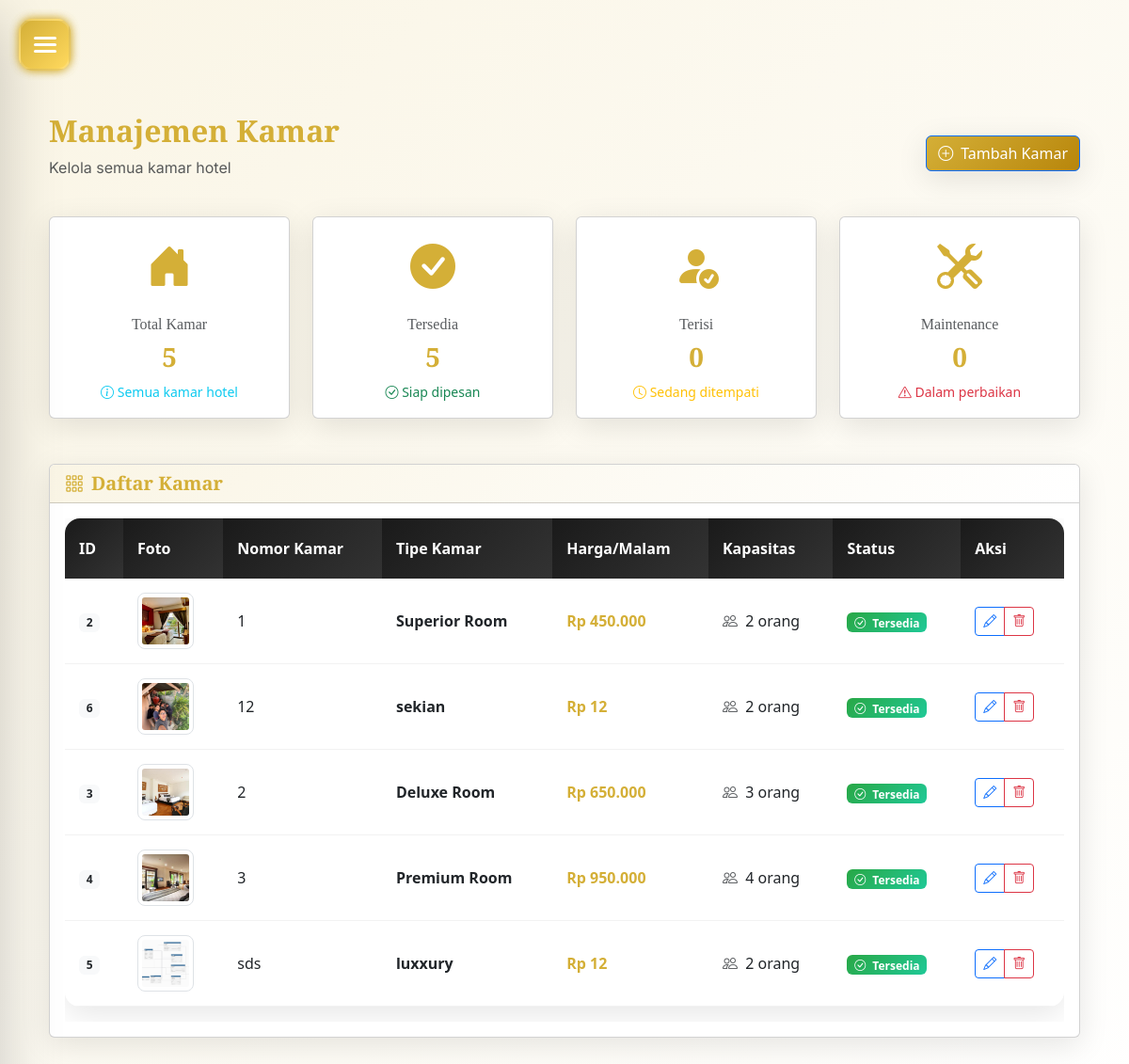
The page /admin/kamar.php (signed in) on the database its author committed.
### tables this page shows
CREATE TABLE `rooms` (
  `id` int(11) NOT NULL,
  `nomor_kamar` varchar(10) NOT NULL,
  `tipe_kamar` varchar(50) NOT NULL,
  `harga_per_malam` decimal(10,2) NOT NULL,
  `deskripsi` text DEFAULT NULL,
  `foto` varchar(255) DEFAULT NULL,
  `kapasitas` int(11) DEFAULT 2,
  `status` enum('tersedia','terisi','maintenance') DEFAULT 'tersedia'
);

### admin/kamar.php (the view, shortened to what this page needs)
<?php
include '../config/koneksi.php';
$query = "SELECT * FROM rooms ORDER BY nomor_kamar";
$result = mysqli_query($conn, $query);
?>
<!DOCTYPE html>
<html lang="id">
<head>
    <link rel="stylesheet" href="../assets/style.css">
    <link href="https://cdn.jsdelivr.net/npm/bootstrap@5.3.0/dist/css/bootstrap.min.css" rel="stylesheet">
    <link href="https://cdn.jsdelivr.net/npm/bootstrap-icons@1.10.5/font/bootstrap-icons.css" rel="stylesheet">
</head>
<body>
    <?php require('sidebar.php'); ?>
<button class="hamburger-btn">
    <div class="hamburger-icon">
    </div>
</button>
<div class="main-content">
    <div class="container-fluid">
        <div class="row mb-4">
            <div class="col">
                <div class="d-flex justify-content-between align-items-center">
                    <div>
                        <h2 class="fw-bold text-gold mb-2 fade-in-up">Manajemen Kamar</h2>
                        <p class="text-muted fade-in-up">Kelola semua kamar hotel</p>
                    </div>
                    <a href="kamar_tambah.php" class="btn btn-primary fade-in-up">
                        <i class="bi bi-plus-circle me-2"></i>Tambah Kamar
                    </a>
                </div>
            </div>
        </div>
        <div class="row g-4 mb-5">
            <?php
            $stats_query = "SELECT
                COUNT(*) as total,
                SUM(CASE WHEN status = 'tersedia' THEN 1 ELSE 0 END) as tersedia,
                SUM(CASE WHEN status = 'terisi' THEN 1 ELSE 0 END) as terisi,
                SUM(CASE WHEN status = 'maintenance' THEN 1 ELSE 0 END) as maintenance
                FROM rooms";
            $stats_result = mysqli_query($conn, $stats_query);
            $stats = mysqli_fetch_assoc($stats_result);
            ?>
            <div class="col-lg-3 col-md-6">
                <div class="card h-100 fade-in-up">
                    <div class="card-body text-center">
                        <div class="mb-3">
                            <i class="bi bi-house-door-fill text-gold" style="font-size: 3rem;"></i>
                        </div>
                        <h6 class="text-muted mb-2">Total Kamar</h6>
                        <h3 class="text-gold fw-bold"><?= $stats['total'] ?></h3>
                        <small class="text-info">
                            <i class="bi bi-info-circle"></i> Semua kamar hotel
                        </small>
                    </div>
                </div>
            </div>
            <div class="col-lg-3 col-md-6">
                <div class="card h-100 fade-in-up">
                    <div class="card-body text-center">
                        <div class="mb-3">
                            <i class="bi bi-check-circle-fill text-gold" style="font-size: 3rem;"></i>
                        </div>
                        <h6 class="text-muted mb-2">Tersedia</h6>
                        <h3 class="text-gold fw-bold"><?= $stats['tersedia'] ?></h3>
                        <small class="text-success">
                            <i class="bi bi-check-circle"></i> Siap dipesan
                        </small>
                    </div>
                </div>
            </div>
            <div class="col-lg-3 col-md-6">
                <div class="card h-100 fade-in-up">
                    <div class="card-body text-center">
                        <div class="mb-3">
                            <i class="bi bi-person-fill-check text-gold" style="font-size: 3rem;"></i>
                        </div>
                        <h6 class="text-muted mb-2">Terisi</h6>
                        <h3 class="text-gold fw-bold"><?= $stats['terisi'] ?></h3>
                        <small class="text-warning">
                            <i class="bi bi-clock"></i> Sedang ditempati
                        </small>
                    </div>
                </div>
            </div>
            <div class="col-lg-3 col-md-6">
                <div class="card h-100 fade-in-up">
                    <div class="card-body text-center">
                        <div class="mb-3">
                            <i class="bi bi-tools text-gold" style="font-size: 3rem;"></i>
                        </div>
                        <h6 class="text-muted mb-2">Maintenance</h6>
                        <h3 class="text-gold fw-bold"><?= $stats['maintenance'] ?></h3>
                        <small class="text-danger">
                            <i class="bi bi-exclamation-triangle"></i> Dalam perbaikan
                        </small>
                    </div>
                </div>
            </div>
        </div>
        <div class="card fade-in-up">
            <div class="card-header">
                <h5 class="fw-bold text-gold mb-0">
                    <i class="bi bi-grid-3x3-gap me-2"></i>Daftar Kamar
                </h5>
            </div>
            <div class="card-body">
                <div class="table-responsive">
                    <table class="table table-hover">
                        <thead>
                            <tr>
                                <th class="text-gold">ID</th>
                                <th class="text-gold">Foto</th>
                                <th class="text-gold">Nomor Kamar</th>
                                <th class="text-gold">Tipe Kamar</th>
                                <th class="text-gold">Harga/Malam</th>
                                <th class="text-gold">Kapasitas</th>
                                <th class="text-gold">Status</th>
                                <th class="text-gold">Aksi</th>
                            </tr>
                        </thead>
                        <tbody>
                            <?php while ($row = mysqli_fetch_assoc($result)): ?>
                            <tr>
                                <td><span class="badge bg-light text-dark"><?= $row['id'] ?></span></td>
                                <td>
                                    <?php if ($row['foto']): ?>
                                        <img src="../uploads/<?= htmlspecialchars($row['foto']) ?>"
                                             alt="Foto Kamar" class="img-thumbnail rounded-3"
                                             style="width: 60px; height: 60px; object-fit: cover;">
                                    <?php endif; ?>
                                </td>
                                <td>
                                    <div class="d-flex align-items-center">
                                        <div class="room-number-badge me-2">
                                            <?= htmlspecialchars($row['nomor_kamar']) ?>
                                        </div>
                                    </div>
                                </td>
                                <td>
                                    <span class="fw-bold"><?= htmlspecialchars($row['tipe_kamar']) ?></span>
                                </td>
                                <td>
                                    <span class="text-gold fw-bold">
                                        Rp <?= number_format($row['harga_per_malam'], 0, ',', '.') ?>
                                    </span>
                                </td>
                                <td>
                                    <i class="bi bi-people me-1 text-muted"></i>
                                    <?= $row['kapasitas'] ?? 2 ?> orang
                                </td>
                                <td>
                                    <?php
                                    $badge_class = '';
                                    $icon = '';
                                    switch($row['status']) {
                                        case 'tersedia':
                                            $badge_class = 'bg-success';
                                            $icon = 'bi-check-circle';
                                            break;
                                    }
                                    ?>
                                    <span class="badge <?= $badge_class ?>">
                                        <i class="bi <?= $icon ?> me-1"></i>
                                        <?= ucfirst($row['status']) ?>
                                    </span>
                                </td>
                                <td>
                                    <div class="btn-group" role="group">
                                        <a href="kamar_edit.php?id=<?= $row['id'] ?>" class="btn btn-sm btn-outline-primary" title="Edit">
                                            <i class="bi bi-pencil"></i>
                                        </a>
                                        <a href="kamar_hapus.php?id=<?= $row['id'] ?>" class="btn btn-sm btn-outline-danger"
                                           onclick="return confirm('Yakin ingin menghapus kamar ini?')" title="Hapus">
                                            <i class="bi bi-trash"></i>
                                        </a>
                                    </div>
                                </td>
                            </tr>
                            <?php endwhile; ?>
                        </tbody>
                    </table>
                </div>
            </div>
        </div>
    </div>
</div>
</body>
</html>

### admin/sidebar.php (shortened to what this page needs)
<link rel="stylesheet" href="../assets/css/hamburger-user.css">

### assets/style.css (style rules this page uses)
:root { --primary-gold: #d4af37; --primary-dark: #1a1a1a; --primary-green: #2c5530; --accent-cream: #faf5e5; --text-dark: #2c2c2c; --text-light: #666666; --glass-bg: rgba(255, 255, 255, 0.1); --glass-border: rgba(255, 255, 255, 0.2); --shadow-soft: 0 8px 32px rgba(0, 0, 0, 0.1); --shadow-medium: 0 12px 48px rgba(0, 0, 0, 0.15); --shadow-strong: 0 20px 64px rgba(0, 0, 0, 0.2); --transition-smooth: all 0.4s cubic-bezier(0.4, 0, 0.2, 1); --transition-fast: all 0.2s ease; --border-radius: 16px; --border-radius-lg: 24px; }
* { margin: 0; padding: 0; box-sizing: border-box; }
html { scroll-behavior: smooth; }
body { font-family: "Inter", sans-serif; background: linear-gradient(135deg, var(--accent-cream) 0%, #ffffff 100%); color: var(--text-dark); line-height: 1.6; overflow-x: hidden; }
h1, h2, h3, h4, h5, h6 { font-family: "Playfair Display", serif; font-weight: 600; color: var(--primary-dark); margin-bottom: 1rem; }
h2 { font-size: 2.8rem; line-height: 1.3; }
h3 { font-size: 2.2rem; line-height: 1.4; }
h5 { font-size: 1.4rem; line-height: 1.5; }
h6 { font-size: 1.2rem; line-height: 1.5; }
p { font-family: "Inter", sans-serif; color: var(--text-light); margin-bottom: 1rem; }
.hamburger-btn { position: fixed; top: 30px; left: 30px; width: 60px; height: 60px; background: linear-gradient(135deg, var(--primary-gold), #b8860b); border: none; border-radius: 50%; cursor: pointer; z-index: 1001; display: flex; align-items: center; justify-content: center; box-shadow: var(--shadow-medium); transition: var(--transition-smooth); backdrop-filter: blur(10px); }
.hamburger-icon { width: 24px; height: 18px; position: relative; transform: rotate(0deg); transition: var(--transition-smooth); }
.main-content { margin-left: 0; min-height: 100vh; padding: 120px 40px 40px; transition: var(--transition-smooth); }
.btn { border-radius: 12px; padding: 15px 30px; font-weight: 600; font-size: 1rem; transition: var(--transition-fast); border: none; cursor: pointer; }
.btn-primary { background: linear-gradient(135deg, var(--primary-gold), #b8860b); color: white; box-shadow: var(--shadow-soft); }
.card { border: none; border-radius: var(--border-radius); box-shadow: var(--shadow-soft); transition: var(--transition-smooth); background: white; overflow: hidden; }
.card-header { background: linear-gradient(135deg, var(--accent-cream), white); border-bottom: 1px solid rgba(0, 0, 0, 0.1); padding: 20px; }
.card-body { padding: 25px; }
.table { background: white; border-radius: var(--border-radius); overflow: hidden; box-shadow: var(--shadow-soft); }
.table thead th { background: linear-gradient(135deg, var(--primary-dark), #333); color: white; border: none; padding: 20px 15px; font-weight: 600; }
.table tbody td { padding: 15px; border-bottom: 1px solid rgba(0, 0, 0, 0.05); vertical-align: middle; }
.badge { padding: 8px 16px; border-radius: 20px; font-weight: 500; font-size: 0.85rem; }
.badge.bg-success { background: linear-gradient(135deg, #28a745, #20c997) !important; }
.text-gold { color: var(--primary-gold); }
.fade-in-up { animation: fadeInUp 0.6s ease-out; }

### assets/css/hamburger-user.css (style rules this page uses)
:root { --bg-primary: #1c1c28; --bg-secondary: #181823; --card-bg: #23232e; --card-bg-lighter: #26263a; --primary-accent: #d4af37; --primary-accent-hover: #ffd95e; --secondary-accent-soft-purple: #9e8cfc; --secondary-accent-sky-blue: #6fc1ff; --text-primary: #ffffff; --text-secondary: #a0a0b0; --text-muted: #c0c0c0; --success-color: #4cd964; --danger-color: #ff5c5c; --border-accent: #2e2e40; --border-table: #2e2e40; }
.hamburger-btn { position: fixed; top: 20px; left: 20px; z-index: 9999; width: 55px; height: 55px; background: linear-gradient( 135deg, var(--primary-accent) 0%, var(--primary-accent-hover) 100% ); border: none; border-radius: 15px; cursor: pointer; display: flex; align-items: center; justify-content: center; box-shadow: 0 4px 15px rgba(244, 196, 48, 0.3); transition: all 0.3s ease; overflow: hidden; backdrop-filter: blur(8px); border: 2px solid rgba(255, 255, 255, 0.15); }
.main-content { transition: filter 0.3s ease; }
.hamburger-btn { box-shadow: 0 0 10px rgba(212, 175, 55, 0.8) !important; }

### rows shown on the page
rooms: id "2", foto (picture), nomor_kamar "1", tipe_kamar "Superior Room", harga_per_malam "450.000", kapasitas "2", status "Tersedia"
rooms: id "6", foto (picture), nomor_kamar "12", tipe_kamar "sekian", harga_per_malam "12", kapasitas "2", status "Tersedia"
rooms: id "3", foto (picture), nomor_kamar "2", tipe_kamar "Deluxe Room", harga_per_malam "650.000", kapasitas "3", status "Tersedia"
rooms: id "4", foto (picture), nomor_kamar "3", tipe_kamar "Premium Room", harga_per_malam "950.000", kapasitas "4", status "Tersedia"
rooms: id "5", foto (picture), nomor_kamar "sds", tipe_kamar "luxxury", harga_per_malam "12", kapasitas "2", status "Tersedia"

### other values the page prints
$stats['total'] "5"
$stats['tersedia'] "5"
$stats['terisi'] "0"
$stats['maintenance'] "0"
